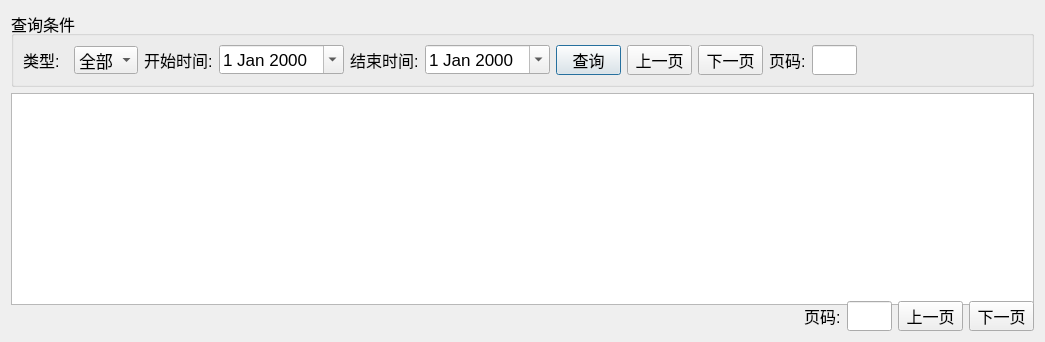
<?xml version="1.0" encoding="UTF-8"?>
<ui version="4.0">
 <class>dlgSystemRecord</class>
 <widget class="QDialog" name="dlgSystemRecord">
  <property name="geometry">
   <rect>
    <x>0</x>
    <y>0</y>
    <width>1045</width>
    <height>342</height>
   </rect>
  </property>
  <property name="sizePolicy">
   <sizepolicy hsizetype="Minimum" vsizetype="Minimum">
    <horstretch>0</horstretch>
    <verstretch>0</verstretch>
   </sizepolicy>
  </property>
  <property name="minimumSize">
   <size>
    <width>0</width>
    <height>212</height>
   </size>
  </property>
  <property name="font">
   <font>
    <pointsize>12</pointsize>
   </font>
  </property>
  <property name="windowTitle">
   <string>Dialog</string>
  </property>
  <layout class="QVBoxLayout" name="verticalLayout_2">
   <item>
    <widget class="QGroupBox" name="groupBox">
     <property name="font">
      <font>
       <pointsize>12</pointsize>
      </font>
     </property>
     <property name="title">
      <string>查询条件</string>
     </property>
     <layout class="QVBoxLayout" name="verticalLayout">
      <item>
       <layout class="QHBoxLayout" name="horizontalLayout">
        <item>
         <widget class="QLabel" name="label">
          <property name="minimumSize">
           <size>
            <width>45</width>
            <height>20</height>
           </size>
          </property>
          <property name="font">
           <font>
            <pointsize>12</pointsize>
           </font>
          </property>
          <property name="text">
           <string>类型:</string>
          </property>
         </widget>
        </item>
        <item>
         <widget class="QComboBox" name="m_WorklogType">
          <property name="minimumSize">
           <size>
            <width>60</width>
            <height>25</height>
           </size>
          </property>
          <property name="font">
           <font>
            <pointsize>13</pointsize>
           </font>
          </property>
          <item>
           <property name="text">
            <string>全部</string>
           </property>
          </item>
          <item>
           <property name="text">
            <string>启动</string>
           </property>
          </item>
          <item>
           <property name="text">
            <string>应急</string>
           </property>
          </item>
          <item>
           <property name="text">
            <string>故障</string>
           </property>
          </item>
          <item>
           <property name="text">
            <string>其它</string>
           </property>
          </item>
         </widget>
        </item>
        <item>
         <widget class="QLabel" name="label_2">
          <property name="minimumSize">
           <size>
            <width>60</width>
            <height>20</height>
           </size>
          </property>
          <property name="font">
           <font>
            <pointsize>12</pointsize>
           </font>
          </property>
          <property name="text">
           <string>开始时间:</string>
          </property>
         </widget>
        </item>
        <item>
         <widget class="QDateEdit" name="m_begin_dateEdit">
          <property name="minimumSize">
           <size>
            <width>60</width>
            <height>25</height>
           </size>
          </property>
          <property name="font">
           <font>
            <pointsize>13</pointsize>
           </font>
          </property>
          <property name="calendarPopup">
           <bool>true</bool>
          </property>
         </widget>
        </item>
        <item>
         <widget class="QLabel" name="label_3">
          <property name="minimumSize">
           <size>
            <width>60</width>
            <height>20</height>
           </size>
          </property>
          <property name="font">
           <font>
            <pointsize>12</pointsize>
           </font>
          </property>
          <property name="text">
           <string>结束时间:</string>
          </property>
         </widget>
        </item>
        <item>
         <widget class="QDateEdit" name="m_end_dateEdit">
          <property name="minimumSize">
           <size>
            <width>60</width>
            <height>25</height>
           </size>
          </property>
          <property name="font">
           <font>
            <pointsize>13</pointsize>
           </font>
          </property>
          <property name="calendarPopup">
           <bool>true</bool>
          </property>
         </widget>
        </item>
        <item>
         <widget class="QPushButton" name="pushButton">
          <property name="minimumSize">
           <size>
            <width>50</width>
            <height>25</height>
           </size>
          </property>
          <property name="maximumSize">
           <size>
            <width>65</width>
            <height>30</height>
           </size>
          </property>
          <property name="font">
           <font>
            <pointsize>12</pointsize>
           </font>
          </property>
          <property name="text">
           <string>查询</string>
          </property>
         </widget>
        </item>
        <item>
         <widget class="QPushButton" name="pushButton_before_query">
          <property name="minimumSize">
           <size>
            <width>50</width>
            <height>25</height>
           </size>
          </property>
          <property name="maximumSize">
           <size>
            <width>65</width>
            <height>30</height>
           </size>
          </property>
          <property name="font">
           <font>
            <pointsize>12</pointsize>
           </font>
          </property>
          <property name="text">
           <string>上一页</string>
          </property>
         </widget>
        </item>
        <item>
         <widget class="QPushButton" name="pushButton_next_query">
          <property name="minimumSize">
           <size>
            <width>50</width>
            <height>25</height>
           </size>
          </property>
          <property name="maximumSize">
           <size>
            <width>65</width>
            <height>30</height>
           </size>
          </property>
          <property name="font">
           <font>
            <pointsize>12</pointsize>
           </font>
          </property>
          <property name="text">
           <string>下一页</string>
          </property>
         </widget>
        </item>
        <item>
         <widget class="QLabel" name="label_page_query">
          <property name="minimumSize">
           <size>
            <width>0</width>
            <height>30</height>
           </size>
          </property>
          <property name="maximumSize">
           <size>
            <width>40</width>
            <height>30</height>
           </size>
          </property>
          <property name="font">
           <font>
            <pointsize>12</pointsize>
           </font>
          </property>
          <property name="text">
           <string>页码:</string>
          </property>
         </widget>
        </item>
        <item>
         <widget class="QLineEdit" name="lineEdit_page_query">
          <property name="minimumSize">
           <size>
            <width>0</width>
            <height>30</height>
           </size>
          </property>
          <property name="maximumSize">
           <size>
            <width>45</width>
            <height>30</height>
           </size>
          </property>
          <property name="font">
           <font>
            <pointsize>12</pointsize>
           </font>
          </property>
          <property name="readOnly">
           <bool>true</bool>
          </property>
         </widget>
        </item>
        <item>
         <spacer name="horizontalSpacer">
          <property name="orientation">
           <enum>Qt::Horizontal</enum>
          </property>
          <property name="sizeHint" stdset="0">
           <size>
            <width>40</width>
            <height>20</height>
           </size>
          </property>
         </spacer>
        </item>
       </layout>
      </item>
     </layout>
    </widget>
   </item>
   <item>
    <widget class="QTableView" name="tableView">
     <property name="minimumSize">
      <size>
       <width>0</width>
       <height>212</height>
      </size>
     </property>
     <property name="font">
      <font>
       <pointsize>12</pointsize>
      </font>
     </property>
     <property name="styleSheet">
      <string notr="true"/>
     </property>
    </widget>
   </item>
   <item>
    <layout class="QHBoxLayout" name="horizontalLayout_page">
     <item>
      <spacer name="horizontalSpacer_page">
       <property name="orientation">
        <enum>Qt::Horizontal</enum>
       </property>
       <property name="sizeHint" stdset="0">
        <size>
         <width>40</width>
         <height>20</height>
        </size>
       </property>
      </spacer>
     </item>
     <item>
      <widget class="QLabel" name="label_page">
       <property name="minimumSize">
        <size>
         <width>0</width>
         <height>30</height>
        </size>
       </property>
       <property name="maximumSize">
        <size>
         <width>40</width>
         <height>30</height>
        </size>
       </property>
       <property name="font">
        <font>
         <pointsize>12</pointsize>
        </font>
       </property>
       <property name="text">
        <string>页码:</string>
       </property>
      </widget>
     </item>
     <item>
      <widget class="QLineEdit" name="lineEdit_page">
       <property name="minimumSize">
        <size>
         <width>0</width>
         <height>30</height>
        </size>
       </property>
       <property name="maximumSize">
        <size>
         <width>45</width>
         <height>30</height>
        </size>
       </property>
       <property name="font">
        <font>
         <pointsize>12</pointsize>
        </font>
       </property>
       <property name="readOnly">
        <bool>true</bool>
       </property>
      </widget>
     </item>
     <item>
      <widget class="QPushButton" name="pushButton_before">
       <property name="minimumSize">
        <size>
         <width>50</width>
         <height>30</height>
        </size>
       </property>
       <property name="maximumSize">
        <size>
         <width>65</width>
         <height>30</height>
        </size>
       </property>
       <property name="font">
        <font>
         <pointsize>12</pointsize>
        </font>
       </property>
       <property name="text">
        <string>上一页</string>
       </property>
      </widget>
     </item>
     <item>
      <widget class="QPushButton" name="pushButton_next">
       <property name="minimumSize">
        <size>
         <width>50</width>
         <height>30</height>
        </size>
       </property>
       <property name="maximumSize">
        <size>
         <width>65</width>
         <height>30</height>
        </size>
       </property>
       <property name="font">
        <font>
         <pointsize>12</pointsize>
        </font>
       </property>
       <property name="text">
        <string>下一页</string>
       </property>
      </widget>
     </item>
    </layout>
   </item>
  </layout>
 </widget>
 <resources/>
 <connections/>
</ui>
